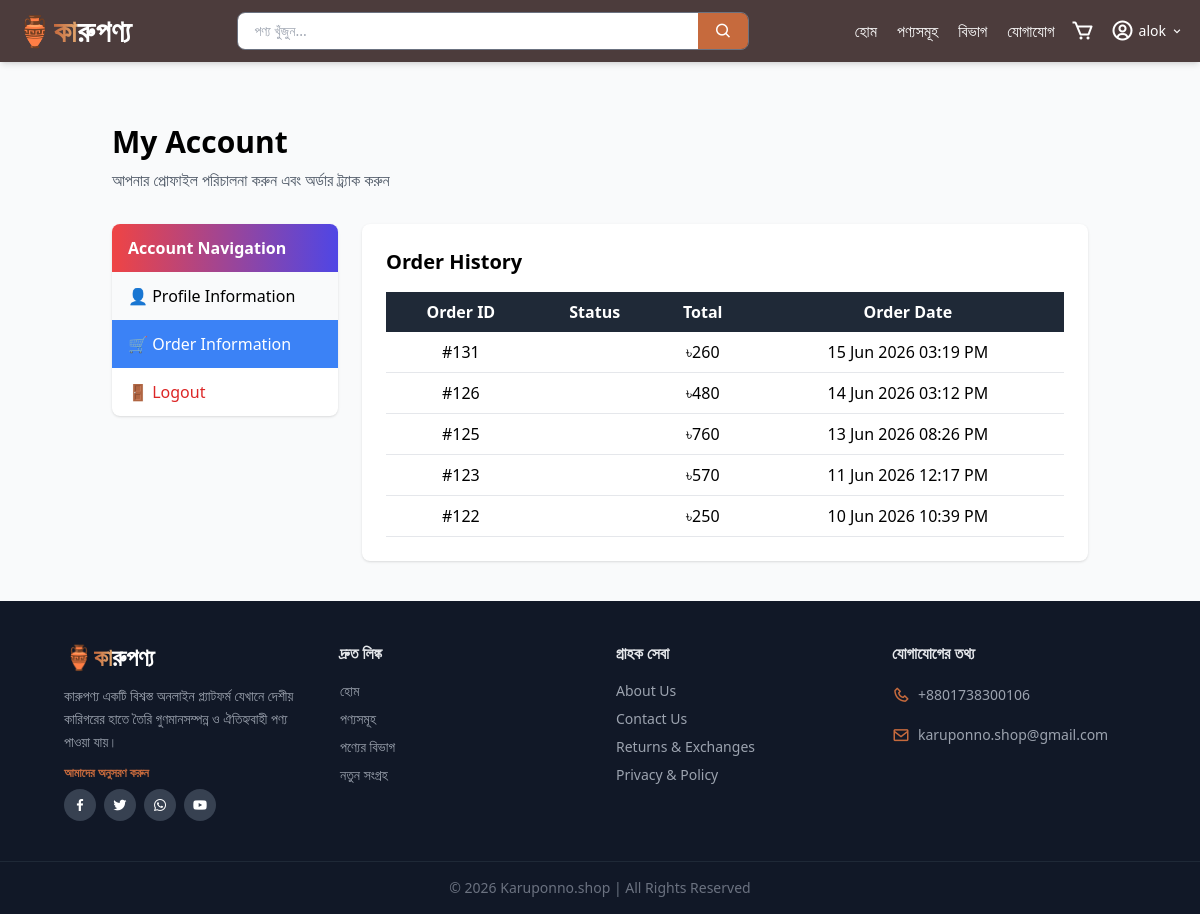
Page /profile/?tab=order (signed in) on the committed database.
### backend/models.py (models this page shows, shortened)
class Order(models.Model):
    user=models.ForeignKey(User,on_delete=models.CASCADE, null=True, blank=True)
    order_id=models.CharField(max_length=20,blank=True,null=True)
    full_name=models.CharField(max_length=20)
    phone=models.CharField(max_length=20,blank=True)
    address=models.TextField()
    location=models.CharField(max_length=50,blank=True,null=True)
    order_total=models.IntegerField(blank=True,null=True)
    order_status=models.CharField(max_length=20,
                                  choices=(('Pending','Pending'),
                                   ('Processing','Processing'),
                                   ('Completed','Completed'),
                                   ('Cancelled','Cancelled'),
                                  ),default='Pending')
    payment_type=models.CharField(max_length=50,null=True,blank=True)
    payment_status=models.CharField(max_length=20,default="Pending")
    transection_id=models.CharField(max_length=200,null=True,blank=True)
    created_date=models.DateTimeField(auto_now_add=True)

### backend/views/home_views.py (the view)
# urls.py: path('profile/',views.profile,name='profile'),
@login_required(login_url='/login/')
def profile(request):
    tab=request.GET.get('tab')
    customer,created=Customer.objects.get_or_create(user=request.user)
    orders = Order.objects.filter(user=request.user).order_by('-created_date')
    total_orders = orders.count()
    total_spent = sum(order.order_total for order in orders)
    order_history_active=(tab=='order')
    return render(request,'shop/profile.html',{
        "customer":customer,
        "orders":orders,
        "total_orders":total_orders,
        "total_spent":total_spent,
        "order_history_active":order_history_active,
    })

### backend/context_processors.py (called while the page is built)
def cart_item_count(request):
    if request.user.is_authenticated:
        cart_items = Cart.objects.filter(user=request.user)
        total_items = sum(item.quantity for item in cart_items)
    else:
        total_items = 0
    return {'cart_item_count': total_items}

### backend/templates/shop/profile.html (shortened to what this page needs)
{% extends "base.html" %}
{% block content %}
<div class="max-w-5xl mx-auto py-10 px-6 mt-10">
    <div class="mb-8">
        <h1 class="text-3xl font-bold">My Account</h1>
        <p class="text-gray-600 mt-2">
            আপনার প্রোফাইল পরিচালনা করুন এবং অর্ডার ট্র্যাক করুন
        </p>
    </div>
    <div class="grid grid-cols-1 md:grid-cols-4 gap-6">
        <div class="md:col-span-1">
            <div class="bg-white shadow rounded-lg overflow-hidden">
                <div class="bg-gradient-to-r from-red-500 to-indigo-600 text-white px-4 py-3 font-semibold">
                    Account Navigation
                </div>
                <a href="?tab=profile"
                   class="block px-4 py-3 hover:bg-blue-100 transition
                   {% if not order_history_active %}bg-blue-500 text-white{% else %}bg-gray-50{% endif %}">
                    👤 Profile Information
                </a>
                <a href="?tab=order"
                   class="block px-4 py-3 hover:bg-blue-100 transition
                   {% if order_history_active %}bg-blue-500 text-white{% else %}bg-gray-50{% endif %}">
                    🛒 Order Information
                </a>
                <a href="/logout/"
                   class="block px-4 py-3 text-red-600 hover:bg-red-50 transition">
                    🚪 Logout
                </a>
            </div>
        </div>
        <div class="md:col-span-3">
            {% if order_history_active %}
            <div class="bg-white shadow rounded-lg p-6">
                <h2 class="text-xl font-semibold mb-4">Order History</h2>
                {% if orders %}
                <div class="overflow-x-auto">
                    <table class="w-full text-center border-collapse">
                        <thead>
                            <tr class="bg-gray-800 text-white">
                                <th class="p-2">Order ID</th>
                                <th class="p-2">Status</th>
                                <th class="p-2">Total</th>
                                <th class="p-2">Order Date</th>
                            </tr>
                        </thead>
                        <tbody>
                            {% for order in orders %}
                            <tr class="border-b">
                                <td class="p-2">#{{ order.id }}</td>
                                <td class="p-2">
                                </td>
                                <td class="p-2">৳{{ order.order_total }}</td>
                                <td class="p-2">{{ order.created_date|date:"d M Y h:i A" }}</td>
                            </tr>
                            {% endfor %}
                        </tbody>
                    </table>
                </div>
                {% else %}
                <p class="text-gray-500">You have not placed any orders yet.</p>
                {% endif %}
            </div>
            {% endif %}
        </div>
    </div>
</div>
{% endblock %}

### backend/templates/base.html (shortened to what this page needs)
{% load static %}
<!doctype html>
<html lang="en">
<head>
    <script src="https://cdn.tailwindcss.com"></script>
    <link href='https://unpkg.com/boxicons@2.1.4/css/boxicons.min.css' rel='stylesheet'>
</head>
<body class="flex flex-col min-h-screen bg-gray-50">
    <header>
        <nav class="bg-[#4C3C3C] text-white shadow-md fixed top-0 left-0 w-full z-50">
            <div class="max-w-7xl mx-auto px-4 py-3 flex items-center justify-between gap-4">
                <a href="{% url 'backend:home' %}" class="shrink-0">
                    <span class="font-extrabold text-2xl md:text-3xl tracking-wide">
                        🏺<span class="bg-gradient-to-r from-[#C66A3D] to-[#E2A76F] bg-clip-text text-transparent">কা</span><span class="text-white">রুপণ্য</span>
                    </span>
                </a>
                <form action="{% url 'backend:product_list' %}" method="GET"
                    class="hidden md:flex flex-1 max-w-lg">
                    <div class="flex w-full rounded-lg overflow-hidden border border-gray-500">
                        <input type="text" name="q" value="{{ request.GET.q }}"
                            placeholder="পণ্য খুঁজুন..."
                            class="w-full px-4 py-2 text-sm text-black outline-none" />
                        <button type="submit"
                            class="bg-[#C66A3D] hover:bg-[#a8532c] px-4 text-white transition">
                            <i class='bx bx-search text-lg'></i>
                        </button>
                    </div>
                </form>
                <div class="flex items-center gap-4">
                    <div class="hidden md:flex items-center gap-5 text-md font-medium">
                        <a href="/" class="hover:text-[#C66A3D] transition">হোম</a>
                        <a href="{% url 'backend:product_list' %}" class="hover:text-[#C66A3D] transition">পণ্যসমূহ</a>
                        <a href="{% url 'backend:category' %}" class="hover:text-[#C66A3D] transition">বিভাগ</a>
                        <a href="{% url 'backend:contact' %}" class="hover:text-[#C66A3D] transition">যোগাযোগ</a>
                    </div>
                    {% if user.is_authenticated %}
                    <a href="{% url 'backend:cart_list' %}" class="relative hover:text-[#C66A3D] transition">
                        <i class='bx bx-cart text-2xl'></i>
                    </a>
                    {% endif %}
                    {% if user.is_authenticated %}
                    <div class="relative group">
                        <button class="flex items-center gap-1 hover:text-[#C66A3D] transition text-sm">
                            <i class='bx bx-user-circle text-2xl'></i>
                            <span class="hidden md:block">{{ user.username }}</span>
                            <i class='bx bx-chevron-down hidden md:block'></i>
                        </button>
                    </div>
                    {% endif %}
                </div>
            </div>
        </nav>
    </header>
    <main class="flex-1 mt-11 ">
        {% block content %}{% endblock %}
    </main>
    <footer class="bg-gray-900 text-white mt-auto">
        <div class="max-w-7xl mx-auto px-4 md:px-8 lg:px-16 py-10 grid grid-cols-2 lg:grid-cols-4 gap-8">
            <div class="col-span-2 lg:col-span-1">
                <span class="font-extrabold text-2xl">
                    🏺<span class="bg-gradient-to-r from-[#C66A3D] to-[#E2A76F] bg-clip-text text-transparent">কা</span><span class="text-white">রুপণ্য</span>
                </span>
                <p class="mt-3 text-sm text-gray-400 leading-relaxed">কারুপণ্য একটি বিশ্বস্ত অনলাইন প্ল্যাটফর্ম যেখানে দেশীয় কারিগরের হাতে তৈরি গুণমানসম্পন্ন ও ঐতিহ্যবাহী পণ্য পাওয়া যায়।</p>
                <p class="text-xs text-[#C66A3D] font-semibold mt-3 mb-2">আমাদের অনুসরণ করুন</p>
                <div class="flex gap-2">
                    <a href="https://www.facebook.com/share/1Fakjm2nTc/"
                        class="w-8 h-8 flex items-center justify-center rounded-full bg-gray-700 hover:bg-blue-600 transition">
                        <i class='bx bxl-facebook'></i>
                    </a>
                    <a href="#" class="w-8 h-8 flex items-center justify-center rounded-full bg-gray-700 hover:bg-sky-500 transition">
                        <i class='bx bxl-twitter'></i>
                    </a>
                    <a href="https://wa.me/8801939463585?text=Hello!%20I%20want%20to%20order" class="w-8 h-8 flex items-center justify-center rounded-full bg-gray-700 hover:bg-green-500 transition">
                        <i class='bx bxl-whatsapp'></i>
                    </a>
                    <a href="#" class="w-8 h-8 flex items-center justify-center rounded-full bg-gray-700 hover:bg-red-600 transition">
                        <i class='bx bxl-youtube'></i>
                    </a>
                </div>
            </div>
            <div>
                <h6 class="font-semibold mb-4 text-gray-200">দ্রুত লিঙ্ক</h6>
                <ul class="space-y-2 text-sm">
                    <li><a href="/" class="text-gray-400 hover:text-[#C66A3D] transition">হোম</a></li>
                    <li><a href="{% url 'backend:product_list' %}" class="text-gray-400 hover:text-[#C66A3D] transition">পণ্যসমূহ</a></li>
                    <li><a href="{% url 'backend:category' %}" class="text-gray-400 hover:text-[#C66A3D] transition">পণ্যের বিভাগ</a></li>
                    <li><a href="{% url 'backend:new_arrival' %}" class="text-gray-400 hover:text-[#C66A3D] transition">নতুন সংগ্রহ</a></li>
                </ul>
            </div>
            <div>
                <h6 class="font-semibold mb-4 text-gray-200">গ্রাহক সেবা</h6>
                <ul class="space-y-2 text-sm">
                    <li><a href="{% url 'backend:about' %}" class="text-gray-400 hover:text-[#C66A3D] transition">About Us</a></li>
                    <li><a href="{% url 'backend:contact' %}" class="text-gray-400 hover:text-[#C66A3D] transition">Contact Us</a></li>
                    <li><a href="{% url 'backend:returns' %}" class="text-gray-400 hover:text-[#C66A3D] transition">Returns & Exchanges</a></li>
                    <li><a href="{% url 'backend:about' %}" class="text-gray-400 hover:text-[#C66A3D] transition">Privacy & Policy</a></li>
                </ul>
            </div>
            <div>
                <h6 class="font-semibold mb-4 text-gray-200">যোগাযোগের তথ্য</h6>
                <ul class="space-y-3 text-sm text-gray-400">
                    <li class="flex items-center gap-2">
                        <i class='bx bx-phone text-[#C66A3D] text-lg'></i> +8801738300106
                    </li>
                    <li class="flex items-center gap-2">
                        <i class='bx bx-envelope text-[#C66A3D] text-lg'></i> karuponno.shop@gmail.com
                    </li>
                </ul>
            </div>
        </div>
        <div class="text-center border-t border-gray-800 py-4 text-sm text-gray-500">
            © 2026 Karuponno.shop | All Rights Reserved
        </div>
    </footer>
</body>
</html>

### rows in the picture
Order: id "131", order_total "260", created_date "15 Jun 2026 03:19 PM"
Order: id "126", order_total "480", created_date "14 Jun 2026 03:12 PM"
Order: id "125", order_total "760", created_date "13 Jun 2026 08:26 PM"
Order: id "123", order_total "570", created_date "11 Jun 2026 12:17 PM"
Order: id "122", order_total "250", created_date "10 Jun 2026 10:39 PM"

### other values in the picture
{{ user.username }} "alok"
